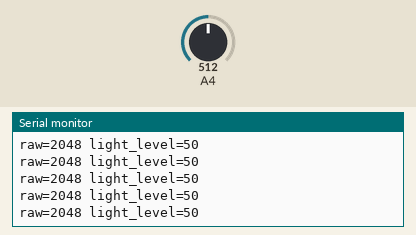
Simulated run of this sketch. Board: Arduino Zero (SAMD21). Shown: the last lines printed to the serial monitor. The inputs (shaded band) are chosen by the test bench; at power-on: A4 = 512 (analog values on the 0–1023 scale).

Above: at 1.2 s.
1.3 s: A4 set to 716
At 1.56 s:
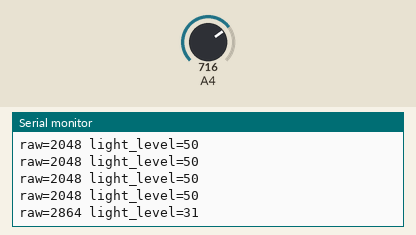
2.8 s: A4 set to 900
At 2.96 s:
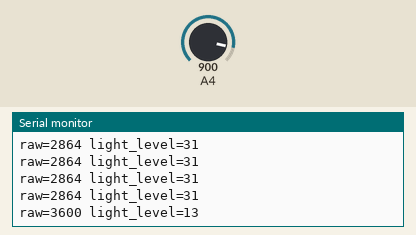
Timing chart, 0 to 5.8 s (numbered marks = the images above; inputs shaded):
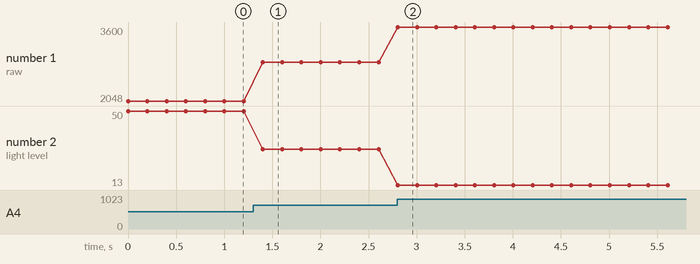

The sketch:

06_ldr.ino
```cpp
/*
  LM393 LDR module — A0 GPIO4 (ADC). D0 unused.
*/
void setup() {
  Serial.begin(115200);
  analogReadResolution(12);
  Serial.println("LDR test cover/uncover the LDR (A0 on GPIO4)");
}
void loop() {
  int raw = analogRead(4);
  int pct = constrain(map(raw, 0, 4095, 100, 0), 0, 100);
  Serial.printf("raw=%d light_level=%d\n", raw, pct);
  delay(200);
}
```

Measured:
- after the input at 1.3 s, the serial monitor: prints a new line after 0.10 s (image 1)
- after the input at 2.8 s, the serial monitor: prints a new line at once (image 2)
- plotted number 1: 2048 → 2864 after the input at 1.3 s, 2864 → 3600 after the input at 2.8 s
- plotted number 2: 50 → 31 after the input at 1.3 s, 31 → 13 after the input at 2.8 s
